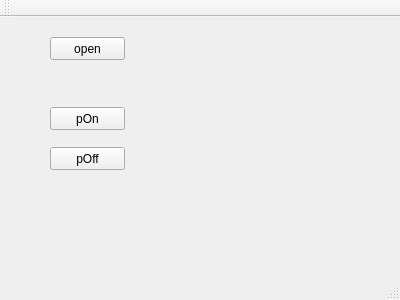
<?xml version="1.0" encoding="UTF-8"?>
<ui version="4.0">
 <class>MainWindow</class>
 <widget class="QMainWindow" name="MainWindow">
  <property name="geometry">
   <rect>
    <x>0</x>
    <y>0</y>
    <width>400</width>
    <height>300</height>
   </rect>
  </property>
  <property name="windowTitle">
   <string>MainWindow</string>
  </property>
  <widget class="QWidget" name="centralWidget">
   <widget class="QPushButton" name="pushButtonComOpen">
    <property name="geometry">
     <rect>
      <x>50</x>
      <y>20</y>
      <width>75</width>
      <height>23</height>
     </rect>
    </property>
    <property name="text">
     <string>open</string>
    </property>
   </widget>
   <widget class="QPushButton" name="pushButtonOn">
    <property name="geometry">
     <rect>
      <x>50</x>
      <y>90</y>
      <width>75</width>
      <height>23</height>
     </rect>
    </property>
    <property name="text">
     <string>pOn</string>
    </property>
   </widget>
   <widget class="QPushButton" name="pushButtonOff">
    <property name="geometry">
     <rect>
      <x>50</x>
      <y>130</y>
      <width>75</width>
      <height>23</height>
     </rect>
    </property>
    <property name="text">
     <string>pOff</string>
    </property>
   </widget>
  </widget>
  <widget class="QMenuBar" name="menuBar">
   <property name="geometry">
    <rect>
     <x>0</x>
     <y>0</y>
     <width>400</width>
     <height>21</height>
    </rect>
   </property>
  </widget>
  <widget class="QToolBar" name="mainToolBar">
   <attribute name="toolBarArea">
    <enum>TopToolBarArea</enum>
   </attribute>
   <attribute name="toolBarBreak">
    <bool>false</bool>
   </attribute>
  </widget>
  <widget class="QStatusBar" name="statusBar"/>
 </widget>
 <layoutdefault spacing="6" margin="11"/>
 <resources/>
 <connections/>
</ui>
